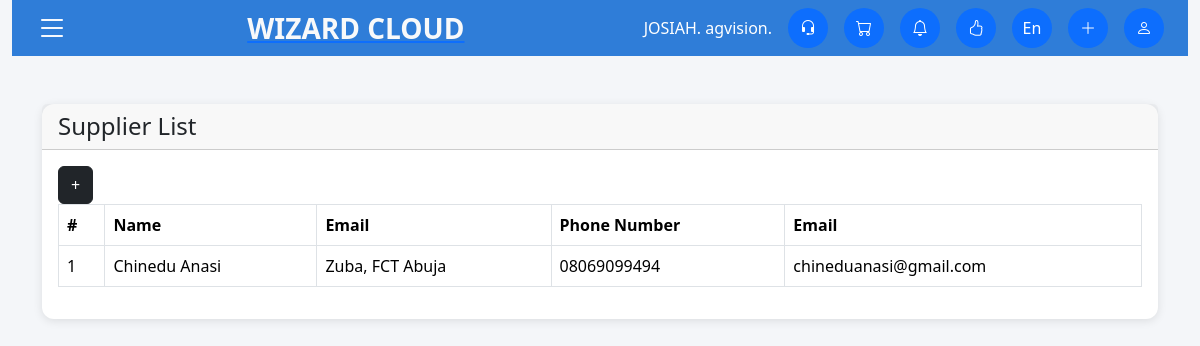
/supplier/list, run on an earlier commit of the app's database.
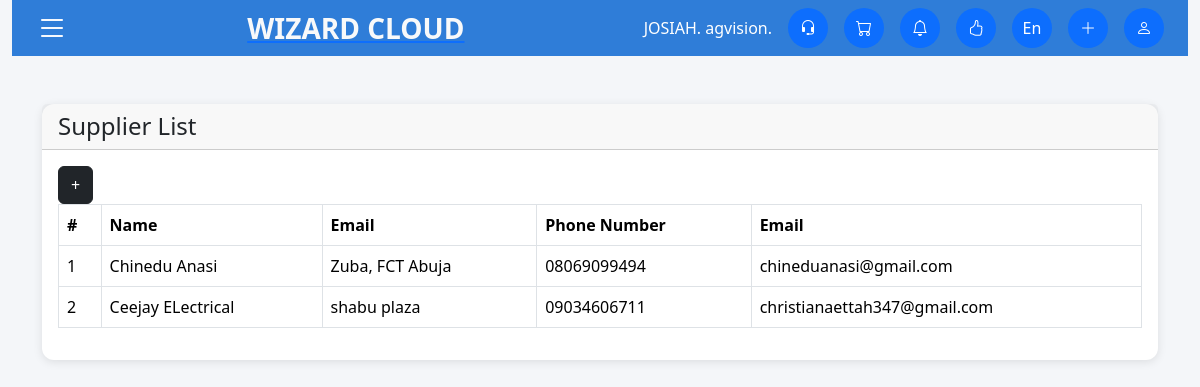
And on a later commit of the database.
### automate1/models.py (models this page shows, shortened)
class Supplier(models.Model):
    name = models.CharField(max_length=100, unique=True)
    address = models.TextField(blank=True, null=True)
    phone = models.CharField(max_length=20, blank=True, null=True)
    email = models.EmailField(blank=True, null=True)

### automate1/views.py (the view)
# urls.py: path("supplier/list", views.Supplier_form, name="supplier_list"),
def Supplier_form(request):
    supplier = Supplier.objects.all()
    context = {"supplier": supplier}
    return render(request, "supplier_list.html", context)

### automate1/templates/supplier_list.html (shortened to what this page needs)
{% extends 'base.html'%}
{% load static %} {% block content %}
</head>
<body>
    <div class="container mt-5">
        <div class="card">
            <div class="card-header text-dark">
                <h4 class="mb-0">Supplier List</h4>
            </div>
            <div class="card-body">
                <div style="width:40px">
                    <a href="{% url 'supplier_create' %}" class="btn btn-dark">
                        +
                    </a>
                </div>
                <table class="table table-hover table-bordered align-middle">
                    <thead>
                        <tr>
                            <th>#</th>
                            <th>Name</th>
                            <th>Email</th>
                            <th>Phone Number</th>
                            <th>Email</th>
                        </tr>
                    </thead>
                    <tbody>
                        {% for suppliers in supplier %}
                        <tr>
                            <td>{{ forloop.counter }}</td>
                            <td>{{ suppliers.name }}</td>
                            <td>{{ suppliers.address}}</td>
                            <td>{{ suppliers.phone }}</td>
                            <td>{{ suppliers.email}}</td>
                        </tr>
                        {% empty %}
                        <tr>
                            <td colspan="7" class="text-center">
                                No Purchase Orders Found
                            </td>
                        </tr>
                        {% endfor %}
                    </tbody>
                </table>
            </div>
        </div>
    </div>
    {% endblock content %}

What changed in the data, as far as the page shows it:
added Supplier: name "Ceejay ELectrical", address "shabu plaza", phone "09034606711", email "christianaettah347@gmail.com"
